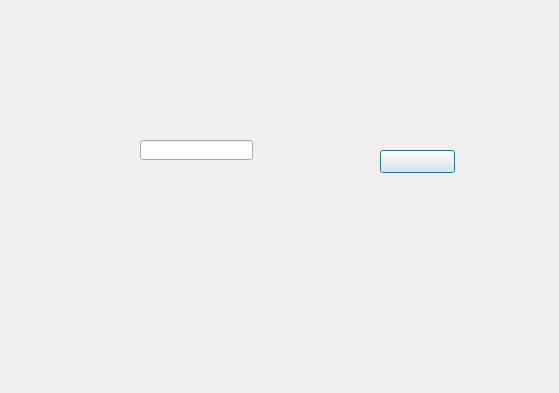
<?xml version="1.0" encoding="UTF-8"?>
<ui version="4.0">
 <class>Dialog</class>
 <widget class="QDialog" name="Dialog">
  <property name="geometry">
   <rect>
    <x>0</x>
    <y>0</y>
    <width>559</width>
    <height>393</height>
   </rect>
  </property>
  <property name="windowTitle">
   <string>Dialog</string>
  </property>
  <property name="windowIcon">
   <iconset>
    <normaloff>image/Logo.png</normaloff>image/Logo.png</iconset>
  </property>
  <widget class="QPushButton" name="pushButton">
   <property name="geometry">
    <rect>
     <x>380</x>
     <y>150</y>
     <width>75</width>
     <height>23</height>
    </rect>
   </property>
   <property name="text">
    <string/>
   </property>
   <property name="icon">
    <iconset resource="pic.qrc">
     <normaloff>:/image/asterisk.png</normaloff>:/image/asterisk.png</iconset>
   </property>
  </widget>
  <widget class="QLineEdit" name="lineEdit">
   <property name="geometry">
    <rect>
     <x>140</x>
     <y>140</y>
     <width>113</width>
     <height>20</height>
    </rect>
   </property>
  </widget>
 </widget>
 <resources>
  <include location="pic.qrc"/>
 </resources>
 <connections>
  <connection>
   <sender>pushButton</sender>
   <signal>clicked()</signal>
   <receiver>Dialog</receiver>
   <slot>accept()</slot>
   <hints>
    <hint type="sourcelabel">
     <x>415</x>
     <y>157</y>
    </hint>
    <hint type="destinationlabel">
     <x>401</x>
     <y>69</y>
    </hint>
   </hints>
  </connection>
 </connections>
</ui>
